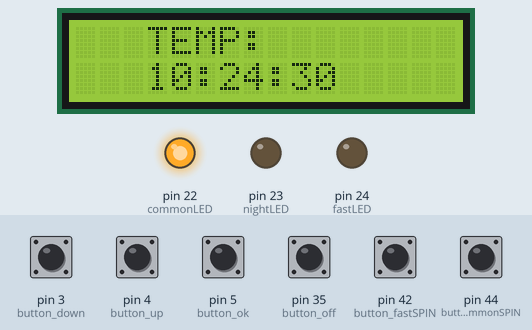
The sketch below on a simulated Arduino Mega 2560, built with avr-gcc and run on an emulated ATmega2560. On the bench: 16×2 character LCD, output pins drawn as LEDs (lit = HIGH). Inputs (shaded band) come from the test bench; at power-on: pin 3 (button_down), pin 4 (button_up), pin 5 (button_ok), pin 35 (button_off), pin 42 (button_fastSPIN), pin 44 (button_commonSPIN) LOW. The local clock reads 2024-03-15 10:24:30 at power-on unless the sketch sets it; what the sketch prints to the serial monitor is not drawn.

Above: at 1.2 s.
1.3 s: pin 42 (button_fastSPIN) pulled HIGH for 1 s
At 4.4 s:
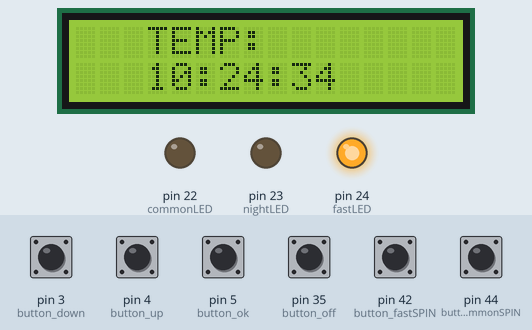
6.2 s: pin 5 (button_ok) pulled HIGH for 0.25 s
At 7.8 s:
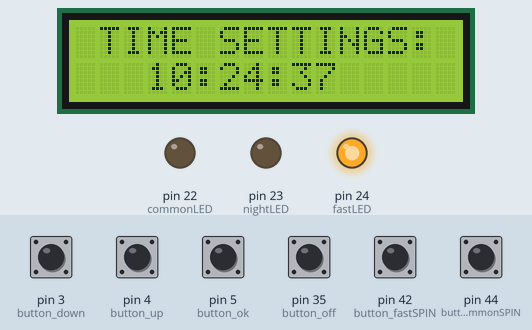
10.3 s: pin 5 (button_ok) pulled HIGH for 1 s
At 11.6 s:
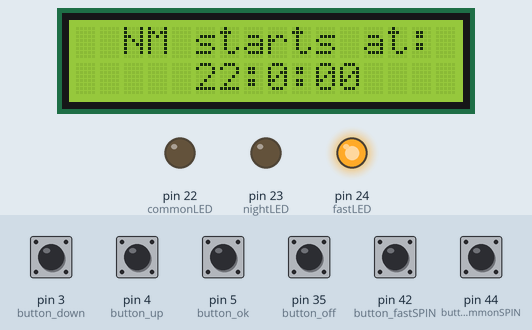
12.8 s: pin 5 (button_ok) pulled HIGH for 0.25 s
At 14.0 s:
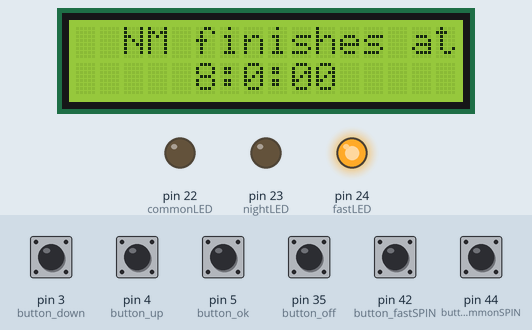
14.5 s: pin 42 (button_fastSPIN) pulled HIGH for 0.25 s
At 15.8 s:
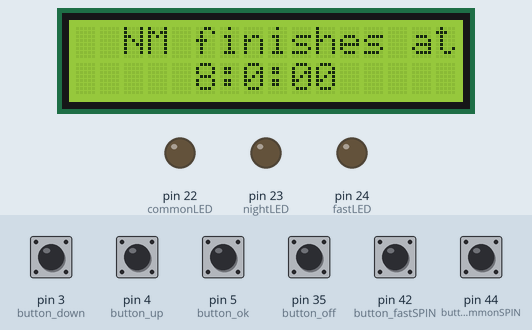
16.2 s: pin 44 (button_commonSPIN) pulled HIGH for 0.25 s
At 17.4 s:
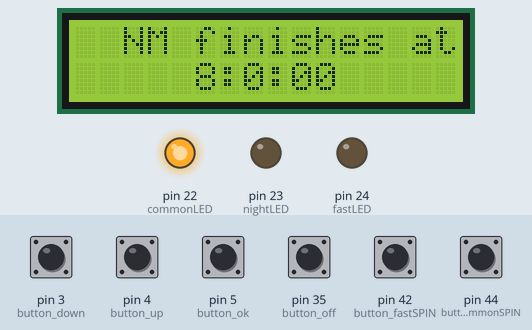
Timing chart, 0 to 18.9 s (numbered marks = the images above; inputs shaded):
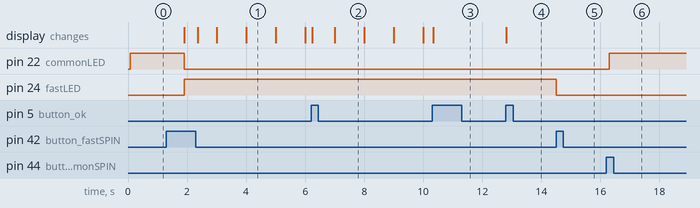

Measured:
- after the input at 1.3 s, pin 22 (commonLED): HIGH → LOW after 0.61 s; pin 24 (fastLED): LOW → HIGH after 0.61 s
- after the input at 6.2 s, the display: first changes at once (image 2 shows a later state)
- after the input at 10.3 s, the display: first changes at once (image 3 shows a later state)
- after the input at 12.8 s, the display: first changes at once (image 4 shows a later state)
- after the input at 14.5 s, pin 24 (fastLED): HIGH → LOW at once
- after the input at 16.2 s, pin 22 (commonLED): LOW → HIGH after 0.11 s
- what the display in image 1 shows lasts 1.0 s, from 4.0 s to 5.0 s

The sketch:

transmitt_part.ino
```cpp
#include<LiquidCrystal.h> //библиотека для ЖК дисплея
#include<iarduino_RTC.h> //библиотека для часов реального времени
#include<RCSwitch.h>

#define button_up 4 // кнопка увеличения
#define button_down 3 // кнопка уменьшеня
#define button_ok 5 // кнопка подтверждения
#define button_off 35 // кнопка выключения
#define button_fastSPIN 42  //кнопка режима "проветривания"
#define button_commonSPIN 44 //кнопка обычного режима
#define commonLED 22 //
#define fastLED 24 //
#define nightLED 23 //

LiquidCrystal lcd(13, 12, 11, 10, 9, 8); // (RS, E, DB4, DB5, DB6, DB7)
iarduino_RTC time(RTC_DS1307);
RCSwitch RFmod = RCSwitch();

int mainState_display = 0;
int modeSET_display = 0;
int modeSET_night = 0;

int buttonState_up = 0;
int buttonState_down = 0;
int buttonState_ok = 0;
int buttonState_off = 0;
int buttonState_fastSPIN = 0;
int flag_long = 0;
int count_long = 0;
int flag_ok = 0;
int count_ok = 0;
int flag_up = 0;
int count_up = 0;
int flag_down = 0;
int count_down = 0;

int minutes_nightStart = 0;
int hours_nigtStart = 22;
int minutes_nightFinish = 0;
int hours_nigtFinish = 8;
int hour_compare = 0;
int minute_compare = 0;
int nightState = 0;

int transTime = 0; // переменная для отчета времени в обычном режиме
int fastspinState = 0;
int commspinState = 1;
int flag_fast = 0;
int count_fast = 0;
int flag_com = 0;
int count_com = 0;
int backTOcom = 0;
int nightTime = 0;

void setup() {

Serial.begin(115200); // последовательный порт
Serial.println();

lcd.begin(16, 2);
time.begin();                              // инициируем RTC модуль

  RFmod.enableTransmit(2);

  pinMode(button_up, INPUT); // инициализация кнопки увеличинения
  pinMode(button_down, INPUT); // инициализация кнопки уменьшения
  pinMode(button_ok, INPUT); // инициализация кнопки подтверждения
  pinMode(button_off, INPUT); // инициализация кнопки выключения
  pinMode(button_fastSPIN, INPUT); // инициализация кнопки режима "проветривания"
  pinMode(button_commonSPIN, INPUT);
  pinMode(commonLED, OUTPUT);
  pinMode(fastLED, OUTPUT);
  pinMode(nightLED, OUTPUT);

}

void loop() {


  buttonState_off = digitalRead(button_off);
  buttonState_fastSPIN = digitalRead(button_fastSPIN);

  Serial.println(nightTime);

  hour_compare = time.Hours;
  minute_compare = time.minutes;


  switch(mainState_display){
    case 0:
      lcd.setCursor(3,1);              // Установка курсора на 3 столб. второй строки
      lcd.print(time.gettime("H:i:s"));       // вывод времени
      lcd.setCursor(3,0);
      lcd.print("TEMP:");
      delay (10);
    break;
    case 1:
      lcd.setCursor(3,1);              // Установка курсора на 3 столб. первая строка
      lcd.print(time.gettime("H:i:s"));       // вывод времени
      lcd.setCursor(0,0);
      lcd.print(" TIME SETTINGS: ");
      delay (5);
    break;
    case 2:
      lcd.clear();
      mainState_display = 3;
      delay(5);
    break;
    case 3:       //режим выставления ночного режима
      lcd.setCursor(2,0);
      lcd.print("NM starts at:");
      lcd.setCursor(5,1);
      lcd.print(hours_nigtStart);
      lcd.print(":");
      lcd.print(minutes_nightStart);
      lcd.print(":00");
    break;
    case 4:
      lcd.clear();
      mainState_display = 5;
      delay(5);
    break;
    case 5:       //режим выставления ночного режима
      lcd.setCursor(2,0);
      lcd.print("NM finishes at:");
      lcd.setCursor(5,1);
      lcd.print(hours_nigtFinish);
      lcd.print(":");
      lcd.print(minutes_nightFinish);
      lcd.print(":00");
    break;
    case 6:
      lcd.clear();
      mainState_display = 0;
      delay (10);
    break;
  }

  buttons_control (); // вызов функции проверки кнопок
  nightMode();
  communication_command();

}

void buttons_control(){

   time.blinktime(modeSET_display);


   if (digitalRead(button_fastSPIN) == 1  && flag_fast == 0){
      count_fast++;
      if (count_fast == 1) {
        fastspinState ++;
        flag_fast = 1;}
    } else if (digitalRead(button_fastSPIN) == 0 && flag_fast == 1){
       if(fastspinState > 1){fastspinState == 0;} // возвращаемся к первому устанавливаемому параметру
       count_fast = 0;
       flag_fast = 0;
    }

   if (digitalRead(button_commonSPIN) == 1  && flag_com == 0){
    count_com++;
    if (count_com == 1) {
      commspinState ++;
      flag_com = 1;}
    } else if (digitalRead(button_commonSPIN) == 0 && flag_com == 1){
       count_com = 0;
       flag_com = 0;
    }

  if (commspinState > 1) {
    commspinState = 0;
    }
  if (fastspinState > 1) {
    fastspinState = 0;
    }

  if (digitalRead(button_ok) == 1  && flag_long == 0){
    count_long++;
    if (count_long == 3) {
      mainState_display ++;
      flag_long = 1;
      }
  } else if (digitalRead(button_ok) == 0 && flag_long == 1){
      count_long = 0;
      flag_long = 0;
  }

  if (digitalRead(button_ok) == 1  && flag_ok == 0){
    count_ok++;
    if (count_ok == 1) {
      if(mainState_display == 1){
      modeSET_display ++;
           if(mainState_display==1 && modeSET_display>3){modeSET_display=1;}  // возвращаемся к первому устанавливаемому параметру
      }
      if(mainState_display == 3 || mainState_display == 5){
        modeSET_night ++;
        if(mainState_display == 3 && modeSET_night > 2){modeSET_night = 1;}
        if(mainState_display == 5 && modeSET_night > 2){modeSET_night = 1;}
        }

      flag_ok = 1;}
  } else if (digitalRead(button_ok) == 0 && flag_ok == 1){
    if (mainState_display == 0){modeSET_display = 0;}
     count_long = 0;
     count_ok = 0;
     flag_ok = 0;
  }

    if (digitalRead(button_up) == 1  && flag_up == 0){
      count_up++;
      if (count_up == 1) {
        if (mainState_display == 1){
    switch (modeSET_display){                                     // инкремент (увеличение) устанавливаемого значения
          case 1: time.settime(0,                                   -1, -1, -1, -1, -1, -1); break;
          case 2: time.settime(-1, (time.minutes==59?0:time.minutes+1), -1, -1, -1, -1, -1); break;
          case 3: time.settime(-1, -1, (time.Hours==23?0:time.Hours+1),     -1, -1, -1, -1); break;
          }}
          else if (mainState_display == 3){
            switch(modeSET_night){
              case 1: minutes_nightStart ++; if(minutes_nightStart == 60){minutes_nightStart = 0; lcd.clear();} break;
              case 2: hours_nigtStart ++; if(hours_nigtStart == 24){hours_nigtStart = 0; lcd.clear();} break;
              }
            }
          else if (mainState_display == 5){
            switch(modeSET_night){
              case 1: minutes_nightFinish ++; if(minutes_nightFinish == 60){minutes_nightFinish = 0; lcd.clear();} break;
              case 2: hours_nigtFinish ++; if(hours_nigtFinish == 24){hours_nigtFinish = 0; lcd.clear();} break;
              }
            }
        flag_up = 1;}
    } else if (digitalRead(button_up) == 0 && flag_up == 1){
       count_up = 0;
       flag_up = 0;
    }

    if (digitalRead(button_down) == 1  && flag_down == 0){
      count_down++;
      if (count_down == 1) {
        if (mainState_display == 1){
    switch (modeSET_display){                                     // инкремент (увеличение) устанавливаемого значения
          case 1: time.settime(0,                                   -1, -1, -1, -1, -1, -1); break;
          case 2: time.settime(-1, (time.minutes==0?59:time.minutes-1), -1, -1, -1, -1, -1); break;
          case 3: time.settime(-1, -1, (time.Hours==0?23:time.Hours-1),     -1, -1, -1, -1); break;
          }}
          else if (mainState_display == 3){
            switch(modeSET_night){
              case 1: minutes_nightStart --; if(minutes_nightStart == -1){minutes_nightStart = 59;} break;
              case 2: hours_nigtStart --; if(hours_nigtStart == -1){hours_nigtStart = 23;} break;
              }
            }
          else if (mainState_display == 5){
            switch(modeSET_night){
              case 1: minutes_nightFinish --; if(minutes_nightFinish == -1){minutes_nightFinish = 59;} break;
              case 2: hours_nigtFinish --; if(hours_nigtFinish == -1){hours_nigtFinish = 23;} break;
              }
            }
        flag_down = 1;}
    } else if (digitalRead(button_down) == 0 && flag_down == 1){
       count_down = 0;
       flag_down = 0;
    }
}

void communication_command(){
  if(commspinState == 1 && fastspinState == 0){ //условие обычного режима
    if (backTOcom != 0){
       backTOcom = 0;
    }
    digitalWrite(commonLED, 1);
    digitalWrite(fastLED, 0); //
    transTime += 1; // отчет времени для обычного режима
    if(transTime < 3500){ //услови для запуска вентиляторов
      RFmod.send(B0010, 4);}
      else if(transTime > 3500 && transTime < 7000){ //услови для запуска вентиляторов
      RFmod.send(B0101, 4);}//запуск вентиляторов
    else if(transTime > 7000 && transTime < 21000){ //условие для прекращения работы рекупиратора
      RFmod.send(B0001, 4);} //прекращение работы рекупиратора
     else if(transTime > 21000){transTime = 0;} //условие для сброса таймера
  }else if(commspinState == 1 && fastspinState == 1 && backTOcom == 0){ //
     digitalWrite(fastLED, 1); //
     transTime = 0; //
     commspinState = 0;} //
  else if(commspinState == 1 && fastspinState == 1 && backTOcom == 1){ //
     digitalWrite(commonLED, 1); //
     transTime = 0; //
     fastspinState = 0;}
  else if(commspinState == 0 && fastspinState == 1 && backTOcom == 0){
     backTOcom = 1;
     digitalWrite(commonLED, 0);//
     digitalWrite(fastLED, 1); //
     transTime ++; //
     if(transTime < 3500){ //услови для запуска вентиляторов
        RFmod.send(B0011, 4);} //
     else if(transTime >= 3500){ //
        fastspinState = 0,  commspinState == 1;} //
  }else if(fastspinState == 0 && commspinState == 0 && nightState == 0){
     transTime = 0;
     digitalWrite(commonLED, 0);//
     digitalWrite(fastLED, 0);//
     RFmod.send(B0001, 4);
  }
  }

void nightMode(){

  if(hour_compare == hours_nigtStart || hour_compare == hours_nigtFinish){
    if(minute_compare >= minutes_nightStart || minute_compare <= minutes_nightFinish){
      digitalWrite(commonLED, 0);//
      digitalWrite(fastLED, 0);//
      nightState = 1;
      nightTime ++;
      commspinState = 0;
      if (nightTime < 3500){
      RFmod.send(B0100, 4);}
      else if (nightTime > 3500 && nightTime < 7000){
        RFmod.send(B0110, 4);}
        else if (nightTime > 7000 && nightTime < 21000){
          RFmod.send(B0001, 4);}
          else if (nightTime > 21000){nightTime = 0;}
      digitalWrite(nightLED, 1);}
   else if(minute_compare <= minutes_nightStart || minute_compare >= minutes_nightFinish){
      digitalWrite(nightLED, 0);
      nightState = 0;
      communication_command ();
      }
  } else if(hour_compare > hours_nigtStart || hour_compare < hours_nigtFinish){
      digitalWrite(commonLED, 0);//
      digitalWrite(fastLED, 0);//
      nightState = 1;
      commspinState = 0;
      nightTime ++;
      if (nightTime < 3500){
      RFmod.send(B0100, 4);}
      else if (nightTime > 3500 && nightTime < 7000){
        RFmod.send(B0110, 4);}
        else if (nightTime > 7000 && nightTime < 21000){
          RFmod.send(B0001, 4);}
          else if (nightTime > 21000){nightTime = 0;}
      digitalWrite(nightLED, 1);
    } else if(hour_compare < hours_nigtStart || hour_compare > hours_nigtFinish){
      digitalWrite(nightLED, 0);
      nightState = 0;
      communication_command ();
      }
  }
```
